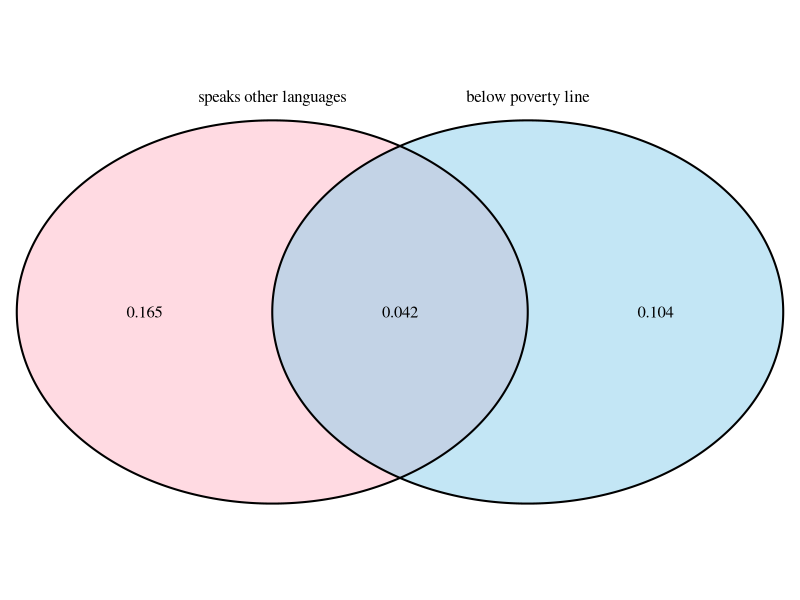
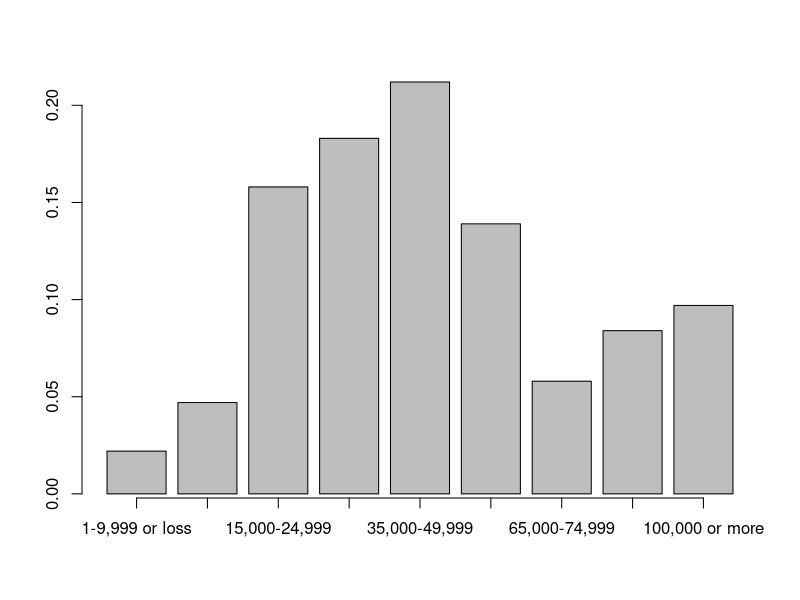

Write R code to recreate these figures, in order.
## ---- chunk 1
knitr::opts_chunk$set(echo = TRUE)
## ---- chunk 2
library(VennDiagram)

#load the data 
survey_df <- c("below poverty line" = 0.146, "speaks other languages" = 0.207, "both" = 0.042)
survey_df 
## ---- chunk 3
# drawing the diagram
grid.newpage()
draw.pairwise.venn(area1 = 0.146, area2 = 0.207, cross.area = 0.042, category = c("below poverty line", "speaks other languages" ),
    fill = c("skyblue", "pink1"), 
    alpha = rep(0.5, 2), 
    cat.pos = c(0, 0), 
    cat.dist = rep(0.025, 2), 
    scaled = FALSE)
## ---- chunk 4
16.5 + 4.2 + 10.4
## ---- chunk 5
100 - 31.1
## ---- chunk 6
# If A and B represent events from two different and independent processes, then the 
# probability that both A and B occur can be calculated as the product of their separate probabilities:

# P (A and B) = P (A) × P (B)
# P(below poverty line & speaks foriegn language)
0.042 == 0.146 * 0.207

## ---- chunk 7
# P(male with blue eyes | female with blue eyes)
# (total male + total female) - common criteria / total population

((108 + 114) - 78) / 204
## ---- chunk 8
# P(male with blue eyes & female with blue eyes)
 78/114
## ---- chunk 9
19/54
## ---- chunk 10
11/36
## ---- chunk 11
114/204 == 108/204
## ---- chunk 12
(28/95) * (59/94)
## ---- chunk 13
(72/95) * (28/94)
## ---- chunk 14
(72/95) * (28/95)
## ---- chunk 15
mean <- 0*.54 + 25*.34 + (25+35)*.12 #average revenue

ave_rev <- mean
ave_rev
## ---- chunk 16
sd <- sqrt(0^2*.54 + 25^2*.34 + 60^2*.12) #standard deviation
sd
## ---- chunk 17
expected_rev <- 120 * mean
expected_rev
## ---- chunk 18
standard_deviation <- sqrt(120 * sd^2)
standard_deviation
## ---- chunk 19
gender_income <- data.frame(income = c("1-9,999 or loss", "10,000-14,999", "15,000-24,999", "25,000-34,999", "35,000-49,999", "50,000-64,999", "65,000-74,999", "75,000-99,999", "100,000 or more"), total = c(0.022, 0.047, 0.158, 0.183, 0.212, 0.139, 0.058, 0.084, 0.097))

counts <- barplot(gender_income$total)
axis(1, at = counts, labels = gender_income$income)                  
## ---- chunk 20
less_50 <- .02 + .047 + .158 + .183 + .212
less_50
## ---- chunk 21
less_50_f <- less_50 * 0.41
less_50_f
